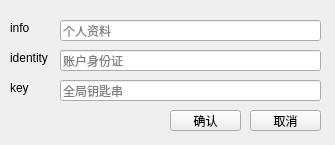
<?xml version="1.0" encoding="UTF-8"?>
<ui version="4.0">
 <class>info</class>
 <widget class="QWidget" name="info">
  <property name="geometry">
   <rect>
    <x>0</x>
    <y>0</y>
    <width>335</width>
    <height>145</height>
   </rect>
  </property>
  <property name="sizePolicy">
   <sizepolicy hsizetype="Fixed" vsizetype="Fixed">
    <horstretch>0</horstretch>
    <verstretch>0</verstretch>
   </sizepolicy>
  </property>
  <property name="windowTitle">
   <string>详情</string>
  </property>
  <widget class="QLineEdit" name="key_edit">
   <property name="geometry">
    <rect>
     <x>60</x>
     <y>80</y>
     <width>261</width>
     <height>21</height>
    </rect>
   </property>
   <property name="toolTip">
    <string>这是你账户全局钥匙串</string>
   </property>
   <property name="placeholderText">
    <string>全局钥匙串</string>
   </property>
   <property name="clearButtonEnabled">
    <bool>false</bool>
   </property>
  </widget>
  <widget class="QPushButton" name="cancel_button">
   <property name="geometry">
    <rect>
     <x>250</x>
     <y>110</y>
     <width>71</width>
     <height>21</height>
    </rect>
   </property>
   <property name="toolTip">
    <string>删除参数</string>
   </property>
   <property name="text">
    <string>取消</string>
   </property>
  </widget>
  <widget class="QLineEdit" name="info_edit">
   <property name="geometry">
    <rect>
     <x>60</x>
     <y>20</y>
     <width>261</width>
     <height>21</height>
    </rect>
   </property>
   <property name="toolTip">
    <string>这是你账户的个人资料</string>
   </property>
   <property name="placeholderText">
    <string>个人资料</string>
   </property>
   <property name="clearButtonEnabled">
    <bool>false</bool>
   </property>
  </widget>
  <widget class="QLabel" name="key_label">
   <property name="geometry">
    <rect>
     <x>10</x>
     <y>80</y>
     <width>54</width>
     <height>16</height>
    </rect>
   </property>
   <property name="text">
    <string>key</string>
   </property>
  </widget>
  <widget class="QLineEdit" name="identity_edit">
   <property name="geometry">
    <rect>
     <x>60</x>
     <y>50</y>
     <width>261</width>
     <height>21</height>
    </rect>
   </property>
   <property name="toolTip">
    <string>这是你账户的账户身份证</string>
   </property>
   <property name="placeholderText">
    <string>账户身份证</string>
   </property>
   <property name="clearButtonEnabled">
    <bool>false</bool>
   </property>
  </widget>
  <widget class="QLabel" name="info_label">
   <property name="geometry">
    <rect>
     <x>10</x>
     <y>20</y>
     <width>54</width>
     <height>16</height>
    </rect>
   </property>
   <property name="text">
    <string>info</string>
   </property>
  </widget>
  <widget class="QLabel" name="identity_label">
   <property name="geometry">
    <rect>
     <x>10</x>
     <y>50</y>
     <width>54</width>
     <height>16</height>
    </rect>
   </property>
   <property name="text">
    <string>identity</string>
   </property>
  </widget>
  <widget class="QPushButton" name="confirm_button">
   <property name="geometry">
    <rect>
     <x>170</x>
     <y>110</y>
     <width>71</width>
     <height>21</height>
    </rect>
   </property>
   <property name="toolTip">
    <string>保存配置</string>
   </property>
   <property name="text">
    <string>确认</string>
   </property>
  </widget>
 </widget>
 <resources/>
 <connections/>
</ui>
